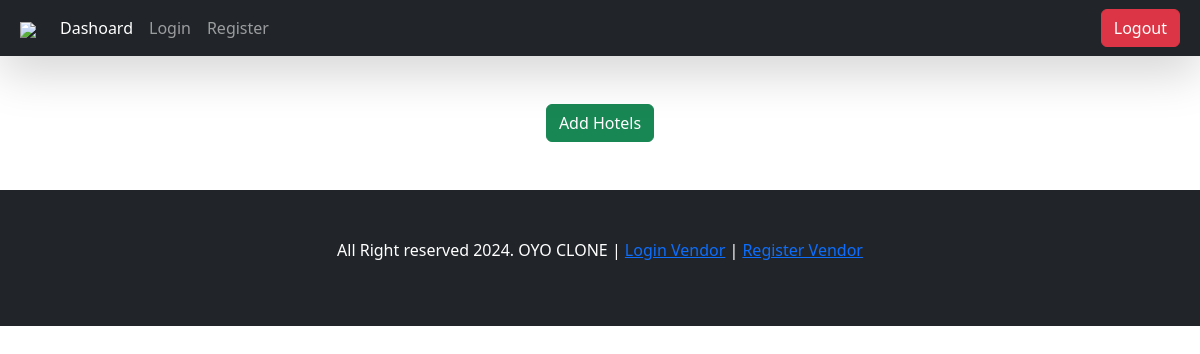
The page /account/dashboard/ (signed in) on the database as committed earlier.
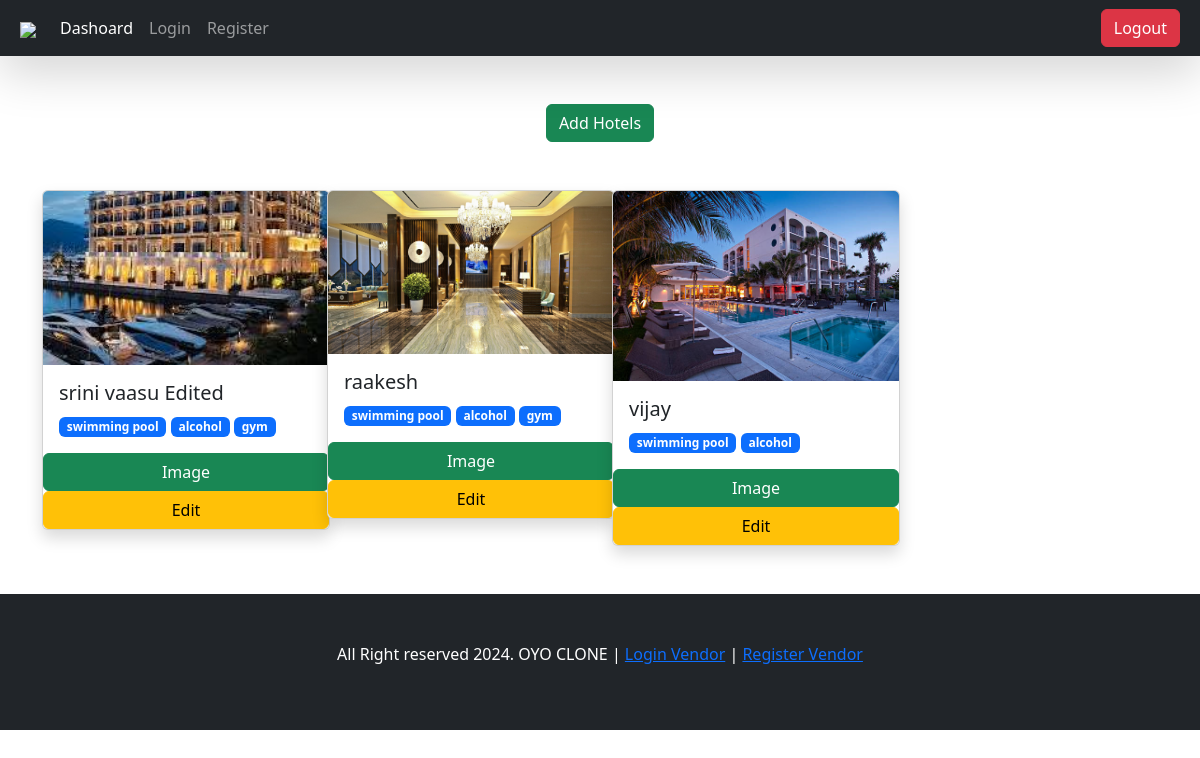
The same page on the database as committed later.
### accounts/models.py (models this page shows, shortened)
class Hotel(models.Model):
    hotel_name  = models.CharField(max_length = 100)
    hotel_description = models.TextField()
    hotel_slug = models.SlugField(max_length = 1000 , unique  = True)
    hotel_owner = models.ForeignKey(HotelVendor, on_delete = models.CASCADE , related_name = "hotels")
    ameneties = models.ManyToManyField(Ameneties)
    hotel_price = models.FloatField()
    hotel_offer_price = models.FloatField()
    hotel_location = models.TextField()
    is_active = models.BooleanField(default = True)

class HotelImages(models.Model):
    hotel = models.ForeignKey(Hotel, on_delete = models.CASCADE , related_name = "hotel_images")
    image = models.ImageField(upload_to="hotels")

class Ameneties(models.Model):
    name = models.CharField(max_length = 1000)
    icon = models.ImageField(upload_to="hotels")

### accounts/views.py (the view)
# urls.py: path('dashboard/', views.dashboard, name="dashboard"),
@login_required(login_url='login_vendor')
def dashboard(request):
    context = {'hotels':Hotel.objects.filter(hotel_owner=request.user)}
    return render(request, 'vendor/vendor_dashboard.html', context)

### accounts/templates/vendor/vendor_dashboard.html
{% extends "utils/vendor_base.html" %}
{% block start %}
<div class="container mt-5 ">
    <div class="mx-auto col-6 text-center">
        <a href="{% url 'add_hotel'%}" class="btn btn-success"> Add Hotels</a>
    </div>
    <div class="row">
    {% for hotel in hotels%}
        <div class="col-md-3 mt-5">
            <div class="card shadow" style="width: 18rem;">
                <img src="/media/{{hotel.hotel_images.first.image}}" class="card-img-top" alt="...">
                <div class="card-body">
                  <h5 class="card-title">{{hotel.hotel_name}}</h5>
                  {% for amenetie in hotel.ameneties.all %}
                  <span class="badge text-bg-primary">{{amenetie.name}}</span>
                  {% endfor %}
                </div>
                <a href="{% url 'upload_images' hotel.hotel_slug %}" class="btn btn-success">Image</a>
                <a href="{% url 'edit_hotel' hotel.hotel_slug %}" class="btn btn-warning">Edit</a>
            </div>
        </div>
    {% endfor %}
    </div>
</div>
{% endblock %}

Rows that differ between the two databases and show on the page:
added Hotel: hotel_images.first.image (picture), hotel_name "srini vaasu Edited"
added Ameneties: name "swimming pool"
added Ameneties: name "alcohol"
added Ameneties: name "gym"
added Hotel: hotel_images.first.image (picture), hotel_name "raakesh"
added Hotel: hotel_images.first.image (picture), hotel_name "vijay"
